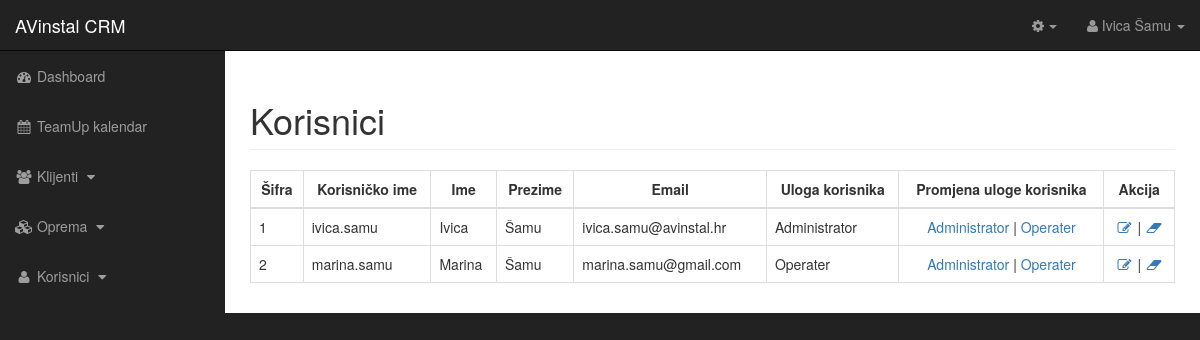
The page /admin/users.php (signed in) on the database its author committed.
### tables this page shows
create table users(
  user_id         int not null primary key auto_increment,
  username        varchar(255) not null,
  user_password   varchar(255) not null,
  user_firstname  varchar(255) not null,
  user_lastname   varchar(255) not null,
  user_email      varchar(255) not null,
  user_image      text,
  user_role       varchar(255) not null,
  user_randSalt   varchar(255)
);

### admin/includes/view_all_users.php (the view, shortened to what this page needs)
<table class="table table-bordered table-hover table-responsive">
    <thead>
    <tr>
        <th class="text-center">Šifra</th>
        <th class="text-center">Korisničko ime</th>
        <th class="text-center">Ime</th>
        <th class="text-center">Prezime</th>
        <th class="text-center">Email</th>
        <th class="text-center">Uloga korisnika</th>
        <th class="text-center">Promjena uloge korisnika</th>
        <th class="text-center">Akcija</th>
    </tr>
    </thead>
    <tbody>
    <?php
    $query = "SELECT * FROM users";
    $select_users = mysqli_query($connection, $query);
    while($row = mysqli_fetch_assoc($select_users)){
        $user_id = $row['user_id'];
        $username = $row['username'];
        $user_firstname = $row['user_firstname'];
        $user_lastname = $row['user_lastname'];
        $user_email = $row['user_email'];
        $user_role = $row['user_role'];
        echo "<tr>";
        echo "<td>$user_id</td>";
        echo "<td>$username</td>";
        echo "<td>$user_firstname</td>";
        echo "<td>$user_lastname</td>";
        echo "<td>$user_email</td>";
        echo "<td>$user_role</td>";
        echo "<td class=\"text-center\">
                    <a href='users.php?change_to_admin={$user_id}'>Administrator</a>   |
                    <a href='users.php?change_to_subscriber={$user_id}'>Operater</a>
                </td>";
        echo "<td class=\"text-center\">
                    <a href='users.php?source=edit_user&edit_user={$user_id}'><i class=\"fa fa-fw fa-edit\"></i></a>   |
                    <a href='users.php?delete={$user_id}'><i class=\"fa fa-fw fa-eraser\"></i></a>
                </td>";
        echo "</tr>";
    }
    ?>
    </tbody>
</table>

### admin/includes/navigation.php (shortened to what this page needs)
<nav class="navbar navbar-inverse navbar-fixed-top" role="navigation">
    <div class="navbar-header">
        <a class="navbar-brand" href="index.php">AVinstal CRM</a>
    </div>
    <ul class="nav navbar-right top-nav">
        <li class="dropdown">
            <a href="#" class="dropdown-toggle" data-toggle="dropdown"><i class="fa fa-fw fa-gear"></i><b class="caret"></b></a>
        </li>
        <li class="dropdown">
            <a href="#" class="dropdown-toggle" data-toggle="dropdown">
                <i class="fa fa-user"></i>
                <?php
                    if(isset($_SESSION['username'])){
                        $username = $_SESSION['username'];
                        $query = "SELECT * FROM users WHERE username = '{$username}'";
                        $select_user_profile = mysqli_query($connection, $query);
                        while($row = mysqli_fetch_assoc($select_user_profile)){
                            $user_firstname = $row['user_firstname'];
                            $user_lastname = $row['user_lastname'];
                            echo $user_firstname . " " . $user_lastname;
                        }
                    }
                ?>
                <b class="caret"></b>
            </a>
        </li>
    </ul>
    <div class="collapse navbar-collapse navbar-ex1-collapse">
        <ul class="nav navbar-nav side-nav">
            <li>
                <a href="index.php"><i class="fa fa-fw fa-dashboard"></i> Dashboard</a>
            </li>
            <li>
                <a href="calendar.php"><i class="fa fa-fw fa-calendar"></i> TeamUp kalendar</a>
            </li>
            <li>
                <a href="javascript:;" data-toggle="collapse" data-target="#clients"><i class="fa fa-fw fa-users"></i> Klijenti <i class="fa fa-fw fa-caret-down"></i></a>
            </li>
            <li>
                <a href="javascript:;" data-toggle="collapse" data-target="#equipments"><i class="fa fa-cubes"></i> Oprema <i class="fa fa-fw fa-caret-down"></i></a>
            </li>
            <li>
                <a href="javascript:;" data-toggle="collapse" data-target="#users"><i class="fa fa-fw fa-user"></i> Korisnici <i class="fa fa-fw fa-caret-down"></i></a>
            </li>
        </ul>
    </div>
</nav>

### admin/css/sb-admin.css (style rules this page uses)
body { margin-top: 100px; background-color: #222; }
@media (min-width:768px) { body { margin-top: 50px; } }
.top-nav { padding: 0 15px; }
.top-nav>li { display: inline-block; float: left; }
.top-nav>li>a { padding-top: 15px; padding-bottom: 15px; line-height: 20px; color: #999; }
@media (min-width:768px) { .side-nav { position: fixed; top: 51px; left: 225px; width: 225px; margin-left: -225px; border: none; border-radius: 0; overflow-y: auto; background-color: #222; } }
@media (min-width:768px) { .side-nav>li>a { width: 225px; } }

### rows shown on the page
users: user_firstname "Ivica", user_lastname "Šamu", user_id "1", username "ivica.samu", user_email "ivica.samu@avinstal.hr", user_role "Administrator"
users: user_id "2", username "marina.samu", user_firstname "Marina", user_lastname "Šamu", user_email "marina.samu@gmail.com", user_role "Operater"
